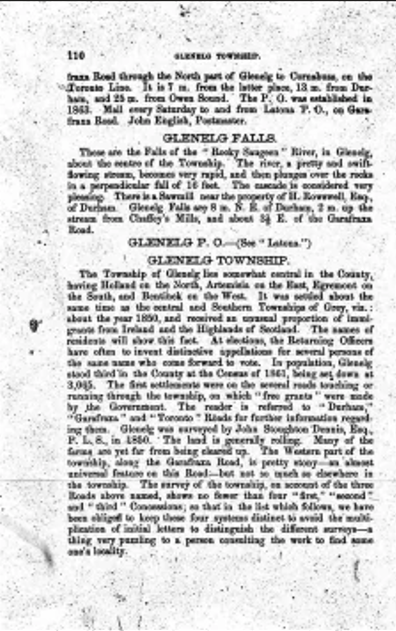
#> input picture minggu 10/citraA.png, 396 x 631 px
$ python 'Tugas 10.py'
#> lines starting #> are read from the running program, lines starting #| are printed output that depends on the picture; after the words box and inside, x2 and y2 are one past the last pixel; in counts of white or black regions, pixels touching at a corner belong together
import cv2
import numpy as np
import matplotlib.pyplot as plt
import time

imgA = cv2.imread("citraA.png", cv2.IMREAD_GRAYSCALE)
#> imgA: shape (631, 396); min 0, max 255, mean 213.2
imgB = cv2.imread("citraB.png")
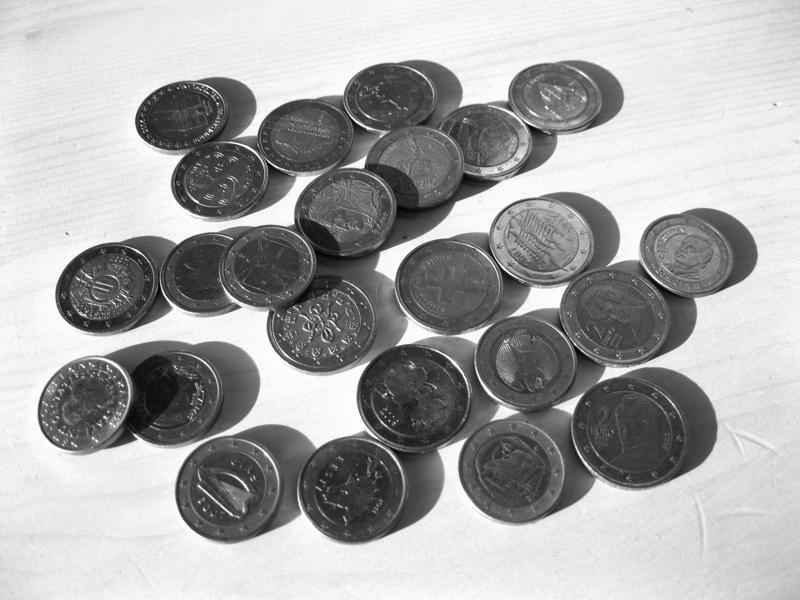
#> input picture minggu 10/citraB.png, 800 x 600 px
#> imgB is the input picture: shape (600, 800, 3); min 0, max 255, mean 168.4

if imgA is None or imgB is None:
    raise ValueError("Image tidak ditemukan")

kernels = {
    "3x3_square": cv2.getStructuringElement(cv2.MORPH_RECT, (3,3)),
    "5x5_square": cv2.getStructuringElement(cv2.MORPH_RECT, (5,5)),
    "7x7_square": cv2.getStructuringElement(cv2.MORPH_RECT, (7,7)),
    "3x3_cross": cv2.getStructuringElement(cv2.MORPH_CROSS, (3,3)),
    "5x5_cross": cv2.getStructuringElement(cv2.MORPH_CROSS, (5,5)),
    "7x7_cross": cv2.getStructuringElement(cv2.MORPH_CROSS, (7,7)),
    "3x3_ellipse": cv2.getStructuringElement(cv2.MORPH_ELLIPSE, (3,3)),
    "5x5_ellipse": cv2.getStructuringElement(cv2.MORPH_ELLIPSE, (5,5)),
    "7x7_ellipse": cv2.getStructuringElement(cv2.MORPH_ELLIPSE, (7,7)),
}

def basic_ops(img, k):
    e1 = cv2.erode(img, k, iterations=1)
    e2 = cv2.erode(img, k, iterations=2)
    d1 = cv2.dilate(img, k, iterations=1)
    d2 = cv2.dilate(img, k, iterations=2)
    boundary = cv2.subtract(d1, e1)
    return e1, e2, d1, d2, boundary

def advanced_ops(img, k):
    o = cv2.morphologyEx(img, cv2.MORPH_OPEN, k)
    c = cv2.morphologyEx(img, cv2.MORPH_CLOSE, k)
    g = cv2.morphologyEx(img, cv2.MORPH_GRADIENT, k)
    t = cv2.morphologyEx(img, cv2.MORPH_TOPHAT, k)
    b = cv2.morphologyEx(img, cv2.MORPH_BLACKHAT, k)
    return o, c, g, t, b

def ocr_pipeline(img, k):
    start = time.time()
    blur = cv2.GaussianBlur(img, (5,5), 0)
    open_ = cv2.morphologyEx(blur, cv2.MORPH_OPEN, k, iterations=2)
    close_ = cv2.morphologyEx(open_, cv2.MORPH_CLOSE, k)
    thresh = cv2.adaptiveThreshold(close_,255,cv2.ADAPTIVE_THRESH_GAUSSIAN_C,cv2.THRESH_BINARY,11,2)
    return thresh, time.time() - start

def count_objects(img, k):
    start = time.time()
    gray = cv2.cvtColor(img, cv2.COLOR_BGR2GRAY)
    _, th = cv2.threshold(gray,0,255,cv2.THRESH_BINARY_INV+cv2.THRESH_OTSU)
    open_ = cv2.morphologyEx(th, cv2.MORPH_OPEN, k, iterations=2)
    dist = cv2.distanceTransform(open_, cv2.DIST_L2, 5)
    _, fg = cv2.threshold(dist,0.5*dist.max(),255,0)
    fg = np.uint8(fg)
    unknown = cv2.subtract(open_, fg)
    _, markers = cv2.connectedComponents(fg)
    markers = markers + 1
    markers[unknown==255] = 0
    markers = cv2.watershed(img, markers)
    count = len(np.unique(markers)) - 2
    result = img.copy()
    result[markers==-1] = [0,0,255]
    return result, count, time.time() - start

def count_comp(img):
    n,_ = cv2.connectedComponents(img)
    return n-1

_, base = cv2.threshold(imgA,0,255,cv2.THRESH_BINARY+cv2.THRESH_OTSU)
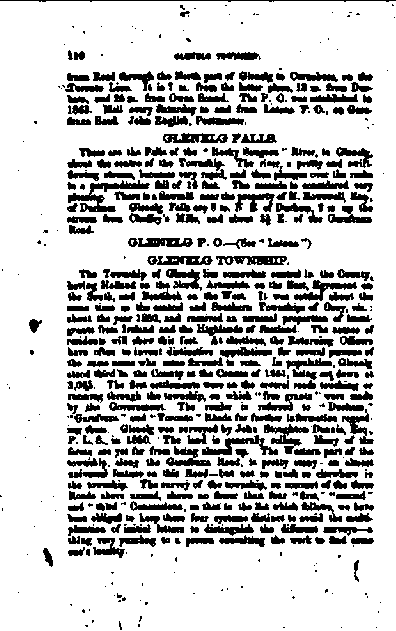
#> base: shape (631, 396); 77.4% white; 630 black regions (192 under 20 px), largest, box (x1, y1, x2, y2) and area: (68, 180, 150, 212) 791, (202, 435, 278, 455) 525, (264, 424, 309, 454) 506

ocr_results = {}
count_results = []
erosion_res = {}
dilation_res = {}
gradient_res = {}
tophat_res = {}
blackhat_res = {}
count_images = {}

for name,k in kernels.items():
    e1,e2,d1,d2,bound = basic_ops(imgA, k)
    o,c,g,t,b = advanced_ops(imgA, k)
    ocr,t_ocr = ocr_pipeline(imgA, k)
    cnt_img,cnt,t_cnt = count_objects(imgB, k)

    erosion_res[name] = e1
    dilation_res[name] = d1
    gradient_res[name] = g
    tophat_res[name] = t
    blackhat_res[name] = b
    ocr_results[name] = ocr
    count_images[name] = cnt_img

    before = count_comp(base)
    after = count_comp(ocr)

    count_results.append((name, cnt, t_cnt, t_ocr, before, after))
#> this loop made 9 passes
#> (t_ocr, t_cnt, after) on passes 1 to 9: (0.00446, 0.0403, 92), (0.00343, 0.0358, 264), (0.0023, 0.0293, 121), (0.00221, 0.0316, 73), (0.0024, 0.034, 751), (0.00252, 0.0302, 701), (0.002, 0.0323, 73), (0.00278, 0.0308, 249), (0.00425, 0.0325, 220)
#> pass 1, in basic_ops, `d2 = cv2.dilate(img, k, iterations=2)`:
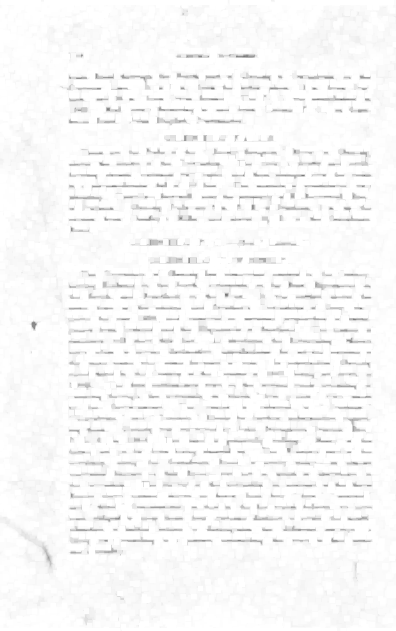
#> d2: shape (631, 396); min 114, max 255, mean 247.5
#> after the loop:
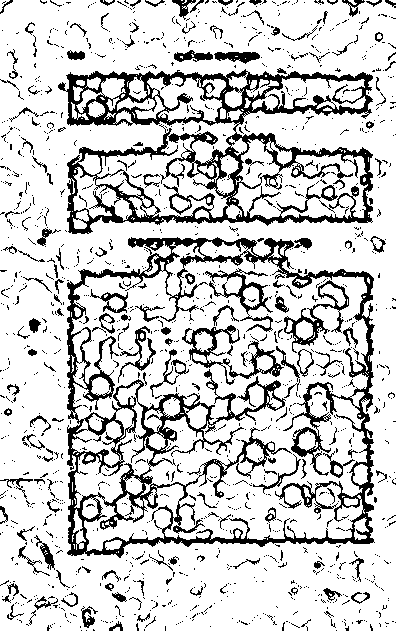
#> ocr: shape (631, 396); 80.3% white; 1313 black regions (1148 under 20 px), largest, box (x1, y1, x2, y2) and area: (67, 237, 375, 558) 18192, (58, 69, 373, 234) 14334, (182, 325, 284, 385) 1226
#> after the loop, blackhat_res = 9 items; count_images = 9 items; count_results = 9 items; dilation_res = 9 items; erosion_res = 9 items; gradient_res = 9 items; ocr_results = 9 items; tophat_res = 9 items

manual_count = 10

print("\n" + "="*80)
print("HASIL EKSPERIMEN MORFOLOGI")
print("="*80)

print(f"{'Kernel':<15} | {'Count':<6} | {'Error':<5} | {'OCR Time (s)':<12} | {'Count Time (s)':<14} | {'Komponen':<12}")
print("-"*80)

for r in count_results:
    err = abs(r[1] - manual_count)
    print(f"{r[0]:<15} | {r[1]:<6} | {err:<5} | {r[3]:<12.4f} | {r[2]:<14.4f} | {r[4]} -> {r[5]}")
#> this loop made 9 passes
#> r on passes 1 to 9: ('3x3_square', 20, 0.0403, 0.00446, 254, 92), ('5x5_square', 20, 0.0358, 0.00343, 254, 264), ('7x7_square', 20, 0.0293, 0.0023, 254, 121), ('3x3_cross', 20, 0.0316, 0.00221, 254, 73), ('5x5_cross', 20, 0.034, 0.0024, 254, 751), ('7x7_cross', 20, 0.0302, 0.00252, 254, 701), ('3x3_ellipse', 20, 0.0323, 0.002, 254, 73), ('5x5_ellipse', 20, 0.0308, 0.00278, 254, 249), ('7x7_ellipse', 20, 0.0325, 0.00425, 254, 220)
#| 3x3_square      | 20     | 10    | 0.0045       | 0.0403         | 254 -> 92
#| 5x5_square      | 20     | 10    | 0.0034       | 0.0358         | 254 -> 264
#| 7x7_square      | 20     | 10    | 0.0023       | 0.0293         | 254 -> 121
#| 3x3_cross       | 20     | 10    | 0.0022       | 0.0316         | 254 -> 73
#| 5x5_cross       | 20     | 10    | 0.0024       | 0.0340         | 254 -> 751
#| 7x7_cross       | 20     | 10    | 0.0025       | 0.0302         | 254 -> 701
#| 3x3_ellipse     | 20     | 10    | 0.0020       | 0.0323         | 254 -> 73
#| 5x5_ellipse     | 20     | 10    | 0.0028       | 0.0308         | 254 -> 249
#> (further printed lines are left out)

print("="*80)
print("Keterangan:")
print("Count        : Jumlah objek terdeteksi")
print("Error        : Selisih dengan jumlah manual")
print("OCR Time     : Waktu preprocessing OCR")
print("Count Time   : Waktu proses counting (watershed)")
print("Komponen     : Jumlah connected component (sebelum -> sesudah)")
print("="*80)

k_demo = kernels["5x5_ellipse"]
e1,e2,d1,d2,bound = basic_ops(imgA, k_demo)
#> in basic_ops (call 10), `boundary = cv2.subtract(d1, e1)`:
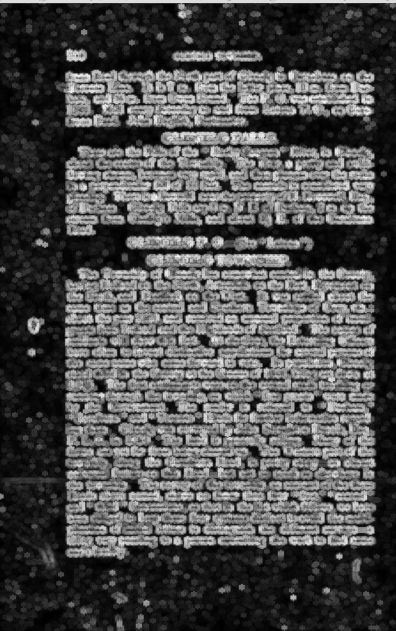
#> boundary: shape (631, 396); min 0, max 249, mean 78.4

plt.figure(figsize=(10,6))
plt.subplot(2,3,1); plt.imshow(imgA, cmap='gray'); plt.title("Original"); plt.axis('off')
plt.subplot(2,3,2); plt.imshow(e1, cmap='gray'); plt.title("Erode 1x"); plt.axis('off')
plt.subplot(2,3,3); plt.imshow(e2, cmap='gray'); plt.title("Erode 2x"); plt.axis('off')
plt.subplot(2,3,4); plt.imshow(bound, cmap='gray'); plt.title("Boundary"); plt.axis('off')
plt.subplot(2,3,5); plt.imshow(d1, cmap='gray'); plt.title("Dilate 1x"); plt.axis('off')
plt.subplot(2,3,6); plt.imshow(d2, cmap='gray'); plt.title("Dilate 2x"); plt.axis('off')
plt.suptitle("Basic Morphology (Erosion & Dilation)")
plt.tight_layout()
plt.show()

plt.figure(figsize=(12,12))
for i,(n,img) in enumerate(ocr_results.items()):
    plt.subplot(3,3,i+1)
    plt.imshow(img, cmap='gray')
    plt.title(n)
    plt.axis('off')
#> this loop made 9 passes
#> n on passes 1 to 9: '3x3_square', '5x5_square', '7x7_square', '3x3_cross', '5x5_cross', '7x7_cross', '3x3_ellipse', '5x5_ellipse', '7x7_ellipse'
plt.suptitle("OCR Preprocessing Result (All Kernels)")
plt.tight_layout()
plt.show()

plt.figure(figsize=(12,12))
for i,(n,img) in enumerate(gradient_res.items()):
    plt.subplot(3,3,i+1)
    plt.imshow(img, cmap='gray')
    plt.title(n)
    plt.axis('off')
plt.suptitle("Morphological Gradient (Boundary Detection)")
plt.tight_layout()
plt.show()

plt.figure(figsize=(12,12))
for i,(n,img) in enumerate(tophat_res.items()):
    plt.subplot(3,3,i+1)
    plt.imshow(img, cmap='gray')
    plt.title(n)
    plt.axis('off')
plt.suptitle("Top-Hat Transformation (Bright Features)")
plt.tight_layout()
plt.show()

plt.figure(figsize=(12,12))
for i,(n,img) in enumerate(blackhat_res.items()):
    plt.subplot(3,3,i+1)
    plt.imshow(img, cmap='gray')
    plt.title(n)
    plt.axis('off')
plt.suptitle("Black-Hat Transformation (Dark Features)")
plt.tight_layout()
plt.show()
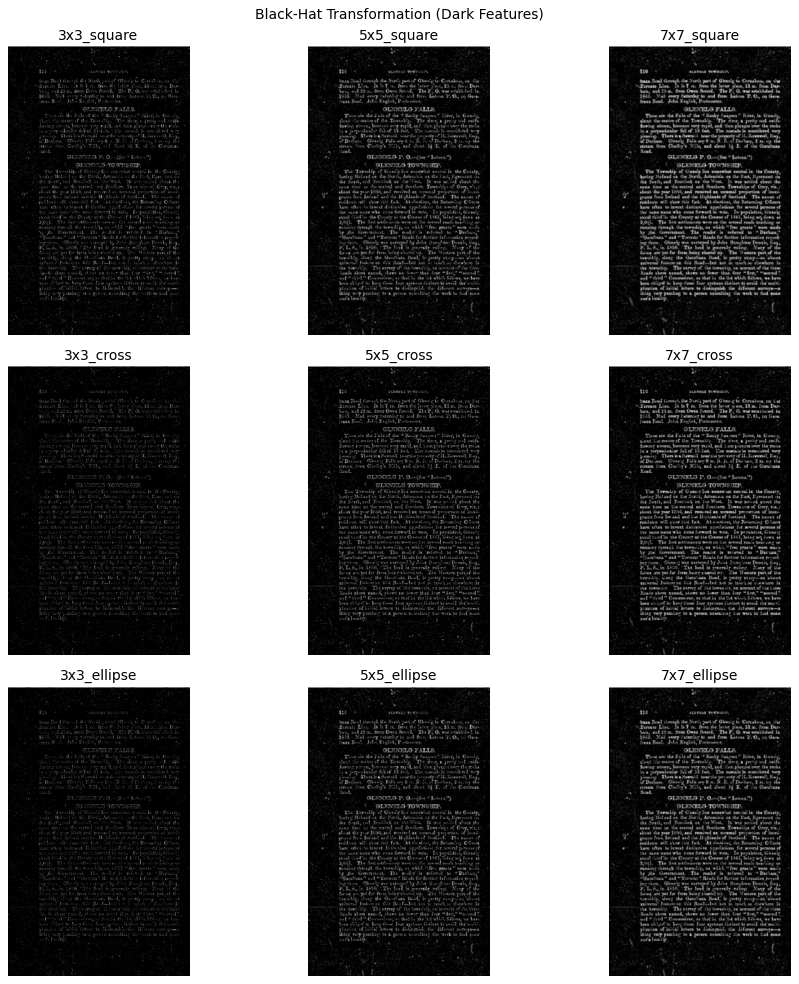
#> figure drawn by matplotlib, 9 panels

plt.figure(figsize=(12,12))
for i,(n,img) in enumerate(count_images.items()):
    img_rgb = cv2.cvtColor(img, cv2.COLOR_BGR2RGB)
    plt.subplot(3,3,i+1)
    plt.imshow(img_rgb)
    plt.title(n)
    plt.axis('off')
plt.suptitle("Object Counting Result (Watershed)")
plt.tight_layout()
plt.show()
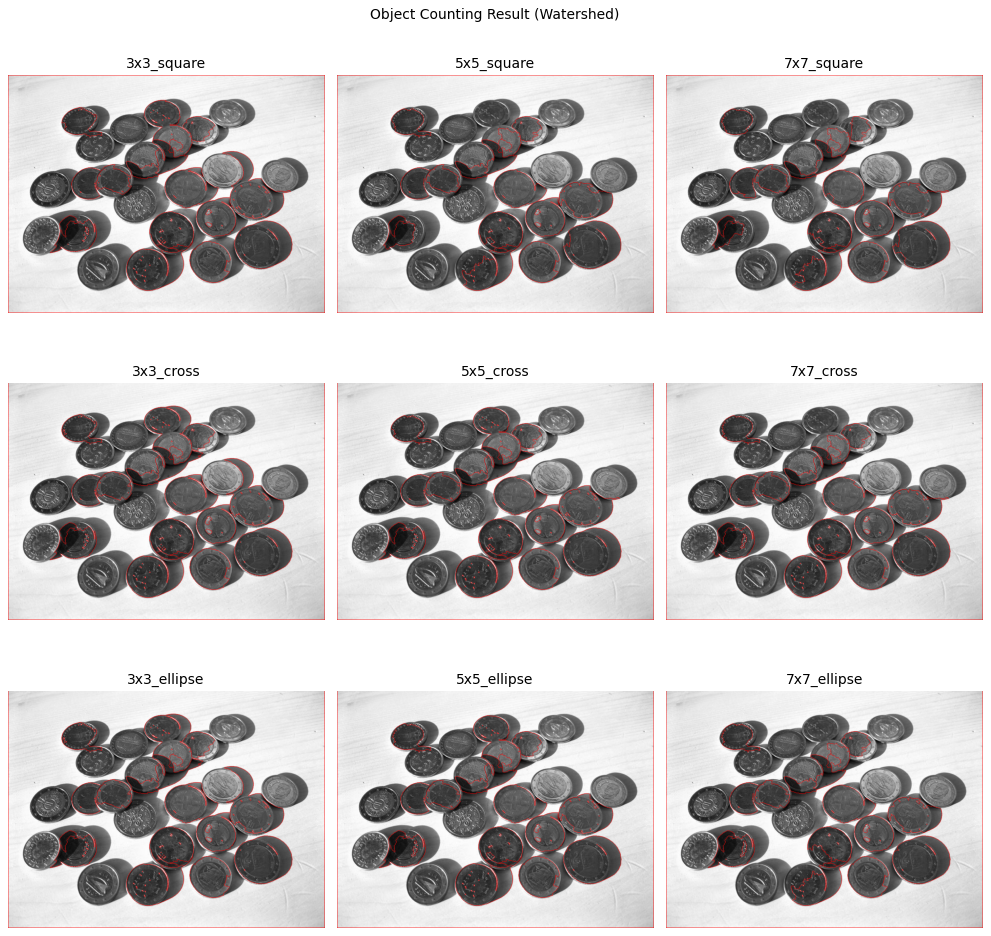
#> figure drawn by matplotlib, 9 panels

print("Done")
